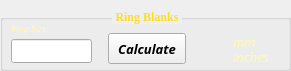
     <widget class="QGroupBox" name="groupBox_4">
      <property name="geometry">
       <rect>
        <x>10</x>
        <y>147</y>
        <width>291</width>
        <height>71</height>
       </rect>
      </property>
      <property name="font">
       <font>
        <family>Georgia</family>
        <pointsize>9</pointsize>
        <weight>75</weight>
        <bold>true</bold>
       </font>
      </property>
      <property name="styleSheet">
       <string notr="true">QGroupBox::title {
    subcontrol-origin: margin;
    subcontrol-position: top center;
    padding-left: 2px;
    padding-right: 2px;
    padding-top: 10px;
   
	color: rgb(255, 222, 34);
}</string>
      </property>
      <property name="title">
       <string>Ring Blanks</string>
      </property>
      <property name="flat">
       <bool>false</bool>
      </property>
      <property name="checkable">
       <bool>false</bool>
      </property>
      <property name="checked">
       <bool>false</bool>
      </property>
      <widget class="QLabel" name="label_44">
       <property name="geometry">
        <rect>
         <x>11</x>
         <y>20</y>
         <width>47</width>
         <height>16</height>
        </rect>
       </property>
       <property name="font">
        <font>
         <family>Corbel</family>
         <pointsize>7</pointsize>
         <italic>true</italic>
        </font>
       </property>
       <property name="styleSheet">
        <string notr="true">color: rgb(255, 249, 179);</string>
       </property>
       <property name="text">
        <string>Ring Size:</string>
       </property>
      </widget>
      <widget class="QLineEdit" name="ringBlankIntake">
       <property name="geometry">
        <rect>
         <x>11</x>
         <y>39</y>
         <width>81</width>
         <height>24</height>
        </rect>
       </property>
       <property name="clearButtonEnabled">
        <bool>false</bool>
       </property>
      </widget>
      <widget class="QPushButton" name="ringBlankCalculate">
       <property name="geometry">
        <rect>
         <x>108</x>
         <y>33</y>
         <width>78</width>
         <height>31</height>
        </rect>
       </property>
       <property name="font">
        <font>
         <family>Corbel</family>
         <pointsize>10</pointsize>
         <weight>75</weight>
         <italic>true</italic>
         <bold>true</bold>
        </font>
       </property>
       <property name="focusPolicy">
        <enum>Qt::NoFocus</enum>
       </property>
       <property name="text">
        <string>Calculate</string>
       </property>
      </widget>
      <widget class="QLabel" name="label_43">
       <property name="geometry">
        <rect>
         <x>233</x>
         <y>35</y>
         <width>31</width>
         <height>13</height>
        </rect>
       </property>
       <property name="font">
        <font>
         <family>Corbel</family>
         <pointsize>10</pointsize>
         <italic>true</italic>
        </font>
       </property>
       <property name="styleSheet">
        <string notr="true">color: rgb(255, 249, 179);</string>
       </property>
       <property name="text">
        <string>mm</string>
       </property>
      </widget>
      <widget class="QLabel" name="ringBlankLabel">
       <property name="geometry">
        <rect>
         <x>190</x>
         <y>35</y>
         <width>40</width>
         <height>13</height>
        </rect>
       </property>
       <property name="font">
        <font>
         <family>Corbel</family>
         <pointsize>10</pointsize>
        </font>
       </property>
       <property name="styleSheet">
        <string notr="true">color: rgb(255, 249, 179);</string>
       </property>
       <property name="text">
        <string/>
       </property>
       <property name="alignment">
        <set>Qt::AlignRight|Qt::AlignTrailing|Qt::AlignVCenter</set>
       </property>
      </widget>
      <widget class="QLabel" name="label_45">
       <property name="geometry">
        <rect>
         <x>233</x>
         <y>50</y>
         <width>35</width>
         <height>13</height>
        </rect>
       </property>
       <property name="font">
        <font>
         <family>Corbel</family>
         <pointsize>10</pointsize>
         <italic>true</italic>
        </font>
       </property>
       <property name="styleSheet">
        <string notr="true">color: rgb(255, 249, 179);</string>
       </property>
       <property name="text">
        <string>inches</string>
       </property>
      </widget>
      <widget class="QLabel" name="ringBlankInch">
       <property name="geometry">
        <rect>
         <x>190</x>
         <y>50</y>
         <width>40</width>
         <height>13</height>
        </rect>
       </property>
       <property name="font">
        <font>
         <family>Corbel</family>
         <pointsize>10</pointsize>
        </font>
       </property>
       <property name="styleSheet">
        <string notr="true">color: rgb(255, 249, 179);</string>
       </property>
       <property name="text">
        <string/>
       </property>
       <property name="alignment">
        <set>Qt::AlignRight|Qt::AlignTrailing|Qt::AlignVCenter</set>
       </property>
      </widget>
     </widget>
